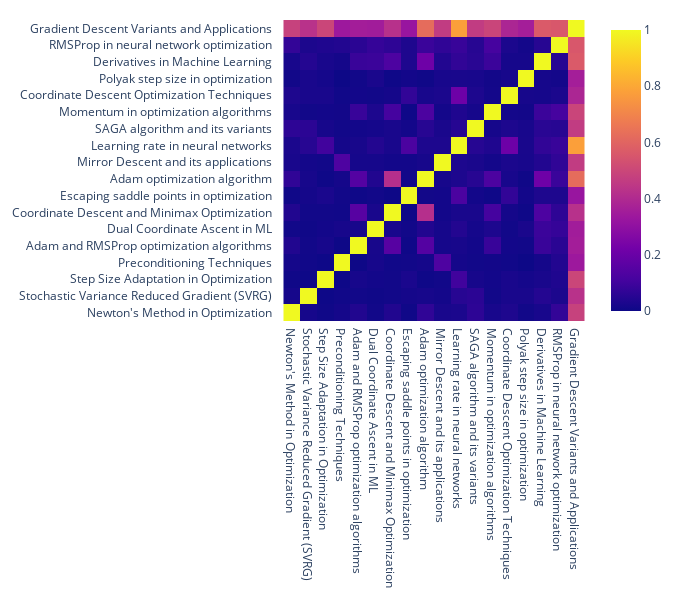

Notebook source saved alongside this figure:
### Code cell
make_single_heatmap(families_64_c['Gradient Descent Variants and Applications'], model_64_c)

### Figure 1 — Plotly figure (JSON) as saved in the notebook; plotly's stock layout.template omitted (floating-point values rounded to 4 significant figures; data arrays with more than 128 entries replaced by an {"elided": "..."} marker saying what was removed)
{"data": [{"hoverongaps": false, "hovertemplate": "Name: %{x} <br> %{y} <br> %{z}", "type": "heatmap", "x": ["Newton's Method in Optimization", "Stochastic Variance Reduced Gradient (SVRG)", "Step Size Adaptation in Optimization", "Preconditioning Techniques", "Adam and RMSProp optimization algorithms", "Dual Coordinate Ascent in ML", "Coordinate Descent and Minimax Optimization", "Escaping saddle points in optimization", "Adam optimization algorithm", "Mirror Descent and its applications", "Learning rate in neural networks", "SAGA algorithm and its variants", "Momentum in optimization algorithms", "Coordinate Descent Optimization Techniques", "Polyak step size in optimization", "Derivatives in Machine Learning", "RMSProp in neural network optimization", "Gradient Descent Variants and Applications"], "y": ["Newton's Method in Optimization", "Stochastic Variance Reduced Gradient (SVRG)", "Step Size Adaptation in Optimization", "Preconditioning Techniques", "Adam and RMSProp optimization algorithms", "Dual Coordinate Ascent in ML", "Coordinate Descent and Minimax Optimization", "Escaping saddle points in optimization", "Adam optimization algorithm", "Mirror Descent and its applications", "Learning rate in neural networks", "SAGA algorithm and its variants", "Momentum in optimization algorithms", "Coordinate Descent Optimization Techniques", "Polyak step size in optimization", "Derivatives in Machine Learning", "RMSProp in neural network optimization", "Gradient Descent Variants and Applications"], "z": {"elided": "18x18 float values"}}], "layout": {"height": 600, "margin": {"b": 20, "l": 20, "r": 20, "t": 20}, "plot_bgcolor": "rgba(0,0,0,0)", "width": 680, "yaxis": {"scaleanchor": "x"}}}
